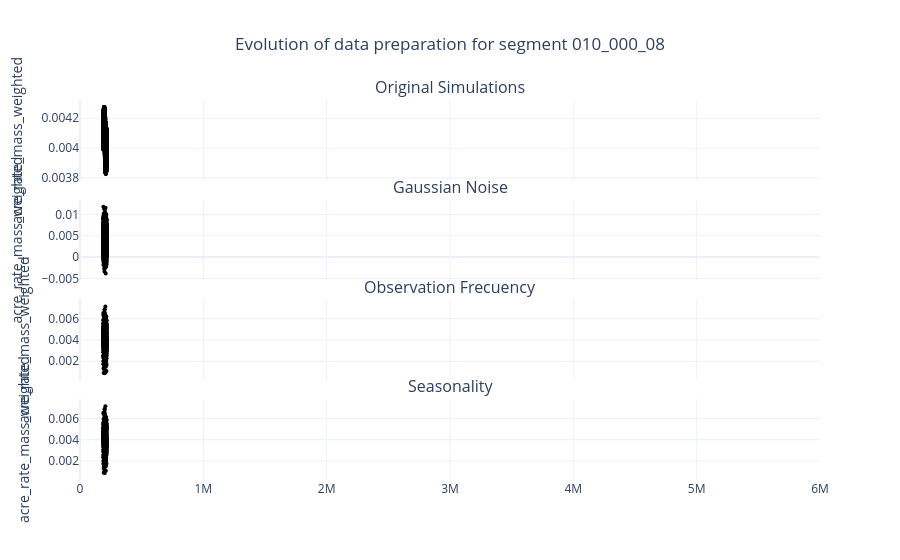

Notebook code for this chart:
### Code cell
dfs = [all_data, noisy_df, df_unique, df_estacion]


plot_id_across_dfs(
    dfs,
    "010_000_08",
    x_range=(0,6000000 )
)

### Figure 1 — Plotly figure (JSON) as saved in the notebook; plotly's stock layout.template omitted (floating-point values rounded to 4 significant figures; data arrays with more than 128 entries replaced by an {"elided": "..."} marker saying what was removed)
{"data": [{"marker": {"color": "black", "size": 4}, "mode": "markers", "showlegend": false, "type": "scatter", "x": {"elided": "5000 float values"}, "xaxis": "x", "y": {"elided": "5000 float values"}, "yaxis": "y"}, {"marker": {"color": "black", "size": 4}, "mode": "markers", "showlegend": false, "type": "scatter", "x": {"elided": "5000 float values"}, "xaxis": "x2", "y": {"elided": "5000 float values"}, "yaxis": "y2"}, {"marker": {"color": "black", "size": 4}, "mode": "markers", "showlegend": false, "type": "scatter", "x": {"elided": "965 float values"}, "xaxis": "x3", "y": {"elided": "965 float values"}, "yaxis": "y3"}, {"marker": {"color": "black", "size": 4}, "mode": "markers", "showlegend": false, "type": "scatter", "x": {"elided": "724 float values"}, "xaxis": "x4", "y": {"elided": "724 float values"}, "yaxis": "y4"}], "layout": {"annotations": [{"font": {"size": 16}, "showarrow": false, "text": "Original Simulations", "x": 0.5, "xanchor": "center", "xref": "paper", "y": 1, "yanchor": "bottom", "yref": "paper"}, {"font": {"size": 16}, "showarrow": false, "text": "Gaussian Noise", "x": 0.5, "xanchor": "center", "xref": "paper", "y": 0.7375, "yanchor": "bottom", "yref": "paper"}, {"font": {"size": 16}, "showarrow": false, "text": "Observation Frecuency", "x": 0.5, "xanchor": "center", "xref": "paper", "y": 0.475, "yanchor": "bottom", "yref": "paper"}, {"font": {"size": 16}, "showarrow": false, "text": "Seasonality", "x": 0.5, "xanchor": "center", "xref": "paper", "y": 0.2125, "yanchor": "bottom", "yref": "paper"}], "autosize": true, "title": {"text": "Evolution of data preparation for segment 010_000_08", "x": 0.5}, "xaxis": {"anchor": "y", "domain": [0, 1], "matches": "x4", "range": [0, 6000000], "showticklabels": false, "type": "linear"}, "xaxis2": {"anchor": "y2", "domain": [0, 1], "matches": "x4", "range": [0, 6000000], "showticklabels": false, "type": "linear"}, "xaxis3": {"anchor": "y3", "domain": [0, 1], "matches": "x4", "range": [0, 6000000], "showticklabels": false, "type": "linear"}, "xaxis4": {"anchor": "y4", "domain": [0, 1], "range": [0, 6000000], "type": "linear"}, "yaxis": {"anchor": "x", "autorange": true, "domain": [0.7875, 1], "range": [0.003796, 0.004308], "title": {"text": "acre_rate_mass_weighted"}, "type": "linear"}, "yaxis2": {"anchor": "x2", "autorange": true, "domain": [0.525, 0.7375], "range": [-0.004959, 0.0129], "title": {"text": "acre_rate_mass_weighted"}, "type": "linear"}, "yaxis3": {"anchor": "x3", "autorange": true, "domain": [0.2625, 0.475], "range": [0.0004157, 0.007601], "title": {"text": "acre_rate_mass_weighted"}, "type": "linear"}, "yaxis4": {"anchor": "x4", "autorange": true, "domain": [0, 0.2125], "range": [0.0004157, 0.007601], "title": {"text": "acre_rate_mass_weighted"}, "type": "linear"}}}
